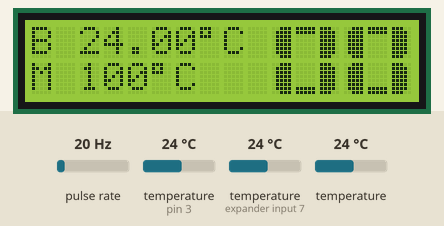
This sketch was run on a simulated Arduino Uno, built with avr-gcc and run on an emulated ATmega328P. Parts: 16×2 character LCD. Wiring (inferred from the names in the program): pulse sensor: data pin 2. The inputs (shaded band) are chosen by the test bench; at power-on: pulse rate 20 Hz, temperature (sensors on pin 3, expander input 7) 24 °C, temperature 24 °C.

Above: at 1.2 s.
1.3 s: pulse rate (sensor on pin 2) set to 4 Hz
At 3.1 s:
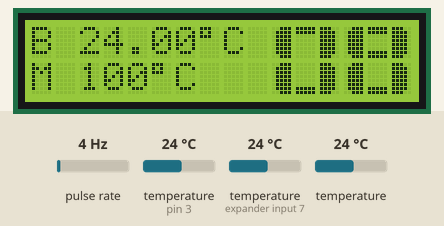
4.3 s: pulse rate (sensor on pin 2) set to 150 Hz
At 5.3 s:
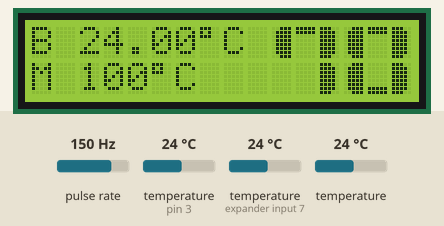
7.3 s: pulse rate (sensor on pin 2) set to 50 Hz
At 8.7 s:
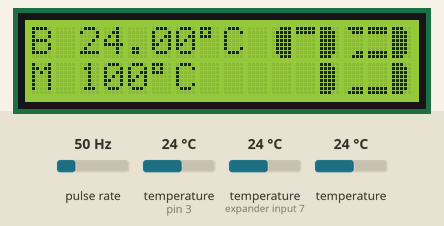
10.3 s: pulse rate (sensor on pin 2) set to 100 Hz
At 10.8 s:
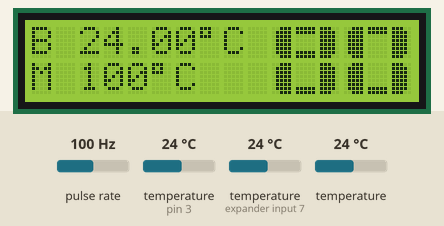
13.3 s: pulse rate (sensor on pin 2) set to 196 Hz
At 14.2 s:
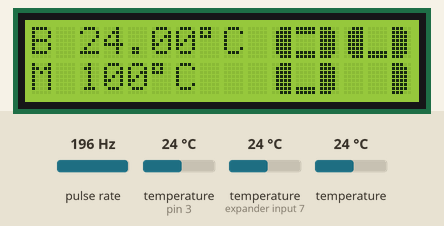
16.3 s: temperature (sensor on pin 3) set to 28 °C
At 19.0 s:
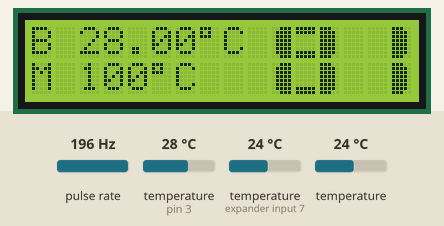
Timing chart, 0 to 19.8 s (numbered marks = the images above; inputs shaded):
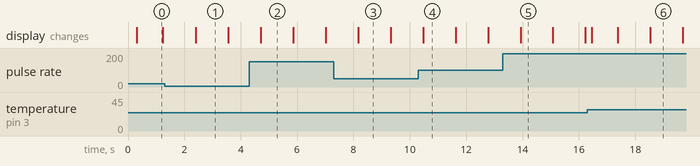

The sketch:

gokart_telemetry_system.ino
```cpp
#include <LiquidCrystal.h>
#include <OneWire.h>
#include <DallasTemperature.h>
#define ONE_WIRE_BUS 3
#define BATTERY_TEMP_SENSORS 3

/* LCD variables */
const int rs = 13, en = 12, d4 = 11, d5 = 10, d6 = 9, d7 = 8;
LiquidCrystal lcd(rs, en, d4, d5, d6, d7);

/* Temperature sensor variables */
OneWire oneWire(ONE_WIRE_BUS);
DallasTemperature sensors(&oneWire);
/* Previously determined addresses of each connected sensor */
DeviceAddress sensor01 = { 0x28, 0xFF, 0x64, 0x1D, 0xF8, 0x65, 0xD2, 0x05 };
DeviceAddress sensor02 = { 0x28, 0xFF, 0x64, 0x1D, 0xFB, 0x96, 0xD0, 0x91 };
DeviceAddress sensor03 = { 0x28, 0xFF, 0x64, 0x1D, 0xFB, 0x97, 0xF0, 0x76 };
float temperatures[BATTERY_TEMP_SENSORS];

/* Speed sensor variables */
int speedSensor = 2;
volatile byte counter;
const float pi = 3.1415926535897932384626433832795;
const float r = 0.1315;  // tyre radius = 131.5mm
int rpm;
int kph;
long timepassed;
long currtime;

/* Timer variables */
long timerPrev, timerCurr;

byte bar1[8] =
{
        B11100,
        B11110,
        B11110,
        B11110,
        B11110,
        B11110,
        B11110,
        B11100
};
byte bar2[8] =
{
        B00111,
        B01111,
        B01111,
        B01111,
        B01111,
        B01111,
        B01111,
        B00111
};
byte bar3[8] =
{
        B11111,
        B11111,
        B00000,
        B00000,
        B00000,
        B00000,
        B11111,
        B11111
};
byte bar4[8] =
{
        B11110,
        B11100,
        B00000,
        B00000,
        B00000,
        B00000,
        B11000,
        B11100
};
byte bar5[8] =
{
        B01111,
        B00111,
        B00000,
        B00000,
        B00000,
        B00000,
        B00011,
        B00111
};
byte bar6[8] =
{
        B00000,
        B00000,
        B00000,
        B00000,
        B00000,
        B00000,
        B11111,
        B11111
};
byte bar7[8] =
{
        B00000,
        B00000,
        B00000,
        B00000,
        B00000,
        B00000,
        B00111,
        B01111
};
byte bar8[8] =
{
        B11111,
        B11111,
        B00000,
        B00000,
        B00000,
        B00000,
        B00000,
        B00000
};

void setup() {
  initLCD();
  lcd.createChar(1,bar1);
  lcd.createChar(2,bar2);
  lcd.createChar(3,bar3);
  lcd.createChar(4,bar4);
  lcd.createChar(5,bar5);
  lcd.createChar(6,bar6);
  lcd.createChar(7,bar7);
  lcd.createChar(8,bar8);
  initSpeed();
  initBatteryTemp();
  timerPrev = millis();
}

void loop() {
  updateBatteryTemp();
  timerCurr = millis();
  if (timerCurr - timerPrev >= 1000) {
    calcSpeed();
    timerPrev = timerCurr;
  }
  updateLCD();
}

void initLCD(){
  lcd.begin(16, 2);
}

void initBatteryTemp(){
  sensors.begin();
  /*sensor resolution set at 10 byte*/
  sensors.setResolution(sensor01, 10);
  sensors.setResolution(sensor02, 10);
  sensors.setResolution(sensor03, 10);
}

void initSpeed(){
  attachInterrupt(digitalPinToInterrupt(2), isr, RISING);
  pinMode(speedSensor, INPUT);
  counter = 0;
  rpm = 0;
  kph = 0;
  timepassed = 0;
}

void isr(){
  counter++;
}

int calcSpeed(){
  currtime = millis();

  long timedelta = currtime - timepassed;
  timedelta = 30000 / timedelta;
  rpm = timedelta * counter;
  kph = (2*pi*r*rpm*60)/1000;
  counter = 0;
  timepassed = millis();
}

void updateBatteryTemp(){
  sensors.requestTemperatures();
  temperatures[0] = sensors.getTempC(sensor01);
  temperatures[1] = sensors.getTempC(sensor02);
  temperatures[2] = sensors.getTempC(sensor03);
}

void updateLCD(){
  lcd.setCursor(0, 0);
  // print number for speed
  int ten = kph / 10;
  int unit = kph % 10;
  printNumber(ten, 10);
  printNumber(unit, 13);

  lcd.setCursor(0, 0);
  lcd.print("B ");
  lcd.print(highestBatteryTemperature());
  lcd.print(char(223));
  lcd.print("C");
  lcd.setCursor(0, 1);
  lcd.print("M 100");
  lcd.print(char(223));
  lcd.print("C");
}

float highestBatteryTemperature(){
  float maxTemp = temperatures[0];
  for (int i = 1; i < BATTERY_TEMP_SENSORS; i++){
    if (temperatures[i] > maxTemp){
      maxTemp = temperatures[i];
    }
  }
  return maxTemp;
}

void custom0(int col)
{ // uses segments to build the number 0
  lcd.setCursor(col, 0);
  lcd.write(2);
  lcd.write(8);
  lcd.write(1);
  lcd.setCursor(col, 1);
  lcd.write(2);
  lcd.write(6);
  lcd.write(1);
}

void custom1(int col)
{
  lcd.setCursor(col,0);
  lcd.write(32);
  lcd.write(32);
  lcd.write(1);
  lcd.setCursor(col,1);
  lcd.write(32);
  lcd.write(32);
  lcd.write(1);
}

void custom2(int col)
{
  lcd.setCursor(col,0);
  lcd.write(5);
  lcd.write(3);
  lcd.write(1);
  lcd.setCursor(col, 1);
  lcd.write(2);
  lcd.write(6);
  lcd.write(6);
}

void custom3(int col)
{
  lcd.setCursor(col,0);
  lcd.write(5);
  lcd.write(3);
  lcd.write(1);
  lcd.setCursor(col, 1);
  lcd.write(7);
  lcd.write(6);
  lcd.write(1);
}

void custom4(int col)
{
  lcd.setCursor(col,0);
  lcd.write(2);
  lcd.write(6);
  lcd.write(1);
  lcd.setCursor(col, 1);
  lcd.write(32);
  lcd.write(32);
  lcd.write(1);
}

void custom5(int col)
{
  lcd.setCursor(col,0);
  lcd.write(2);
  lcd.write(3);
  lcd.write(4);
  lcd.setCursor(col, 1);
  lcd.write(7);
  lcd.write(6);
  lcd.write(1);
}

void custom6(int col)
{
  lcd.setCursor(col,0);
  lcd.write(2);
  lcd.write(3);
  lcd.write(4);
  lcd.setCursor(col, 1);
  lcd.write(2);
  lcd.write(6);
  lcd.write(1);
}

void custom7(int col)
{
  lcd.setCursor(col,0);
  lcd.write(2);
  lcd.write(8);
  lcd.write(1);
  lcd.setCursor(col, 1);
  lcd.write(32);
  lcd.write(32);
  lcd.write(1);
}

void custom8(int col)
{
  lcd.setCursor(col, 0);
  lcd.write(2);
  lcd.write(3);
  lcd.write(1);
  lcd.setCursor(col, 1);
  lcd.write(2);
  lcd.write(6);
  lcd.write(1);
}

void custom9(int col)
{
  lcd.setCursor(col, 0);
  lcd.write(2);
  lcd.write(3);
  lcd.write(1);
  lcd.setCursor(col, 1);
  lcd.write(7);
  lcd.write(6);
  lcd.write(1);
}

void printNumber(int value, int col) {
  if (value == 0) {
    custom0(col);
  } if (value == 1) {
    custom1(col);
  } if (value == 2) {
    custom2(col);
  } if (value == 3) {
    custom3(col);
  } if (value == 4) {
    custom4(col);
  } if (value == 5) {
    custom5(col);
  } if (value == 6) {
    custom6(col);
  } if (value == 7) {
    custom7(col);
  } if (value == 8) {
    custom8(col);
  } if (value == 9) {
    custom9(col);
  }
}
```

Measured:
- after the input at 1.3 s, the display: changes after 1.1 s (image 1)
- after the input at 4.3 s, the display: changes after 0.41 s (image 2)
- after the input at 7.3 s, the display: changes after 0.86 s (image 3)
- after the input at 10.3 s, the display: changes after 0.17 s (image 4)
- after the input at 13.3 s, the display: changes after 0.63 s (image 5)
- after the input at 16.3 s, the display: changes after 0.16 s (image 6)
- what the display in image 0 shows lasts 0.9 s, from 0.3 s to 1.2 s
